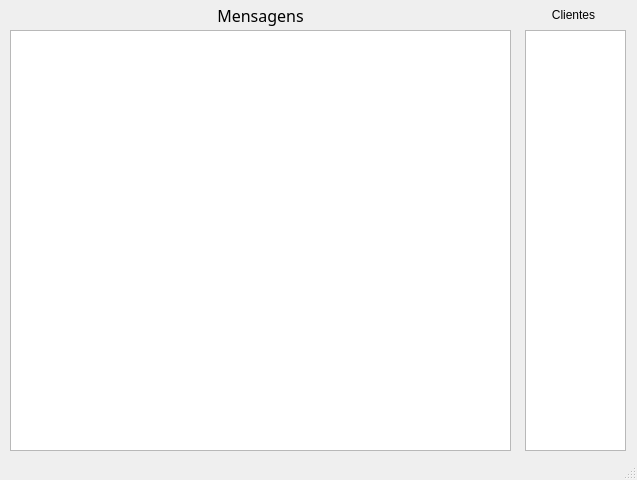
<?xml version="1.0" encoding="UTF-8"?>
<ui version="4.0">
 <class>ServerWindow</class>
 <widget class="QMainWindow" name="ServerWindow">
  <property name="geometry">
   <rect>
    <x>0</x>
    <y>0</y>
    <width>637</width>
    <height>480</height>
   </rect>
  </property>
  <property name="windowTitle">
   <string>Python Chat Server</string>
  </property>
  <widget class="QWidget" name="centralwidget">
   <widget class="QListWidget" name="clients_list">
    <property name="geometry">
     <rect>
      <x>525</x>
      <y>30</y>
      <width>101</width>
      <height>421</height>
     </rect>
    </property>
   </widget>
   <widget class="QTextBrowser" name="messages_text">
    <property name="geometry">
     <rect>
      <x>10</x>
      <y>30</y>
      <width>501</width>
      <height>421</height>
     </rect>
    </property>
    <property name="html">
     <string>&lt;!DOCTYPE HTML PUBLIC &quot;-//W3C//DTD HTML 4.0//EN&quot; &quot;http://www.w3.org/TR/REC-html40/strict.dtd&quot;&gt;
&lt;html&gt;&lt;head&gt;&lt;meta name=&quot;qrichtext&quot; content=&quot;1&quot; /&gt;&lt;style type=&quot;text/css&quot;&gt;
p, li { white-space: pre-wrap; }
&lt;/style&gt;&lt;/head&gt;&lt;body style=&quot; font-family:'Sans Serif'; font-size:9pt; font-weight:400; font-style:normal;&quot;&gt;
&lt;p style=&quot;-qt-paragraph-type:empty; margin-top:0px; margin-bottom:0px; margin-left:0px; margin-right:0px; -qt-block-indent:0; text-indent:0px;&quot;&gt;&lt;br /&gt;&lt;/p&gt;&lt;/body&gt;&lt;/html&gt;</string>
    </property>
   </widget>
   <widget class="QLabel" name="clients_label">
    <property name="geometry">
     <rect>
      <x>528</x>
      <y>-1</y>
      <width>91</width>
      <height>31</height>
     </rect>
    </property>
    <property name="styleSheet">
     <string notr="true">font: 12pt &quot;Sans Serif&quot;;</string>
    </property>
    <property name="text">
     <string>Clientes</string>
    </property>
    <property name="alignment">
     <set>Qt::AlignCenter</set>
    </property>
   </widget>
   <widget class="QLabel" name="messages_label">
    <property name="geometry">
     <rect>
      <x>10</x>
      <y>0</y>
      <width>501</width>
      <height>31</height>
     </rect>
    </property>
    <property name="sizePolicy">
     <sizepolicy hsizetype="Preferred" vsizetype="Preferred">
      <horstretch>0</horstretch>
      <verstretch>0</verstretch>
     </sizepolicy>
    </property>
    <property name="font">
     <font>
      <family>Sans Serif</family>
      <pointsize>12</pointsize>
      <weight>50</weight>
      <italic>false</italic>
      <bold>false</bold>
      <strikeout>false</strikeout>
     </font>
    </property>
    <property name="layoutDirection">
     <enum>Qt::LeftToRight</enum>
    </property>
    <property name="autoFillBackground">
     <bool>false</bool>
    </property>
    <property name="styleSheet">
     <string notr="true">font: 12pt &quot;Sans Serif&quot;;
font.center {
    text-align: center;
    border: 3px solid green;
}</string>
    </property>
    <property name="text">
     <string>Mensagens</string>
    </property>
    <property name="alignment">
     <set>Qt::AlignCenter</set>
    </property>
   </widget>
  </widget>
  <widget class="QStatusBar" name="statusbar"/>
 </widget>
 <resources/>
 <connections/>
</ui>
